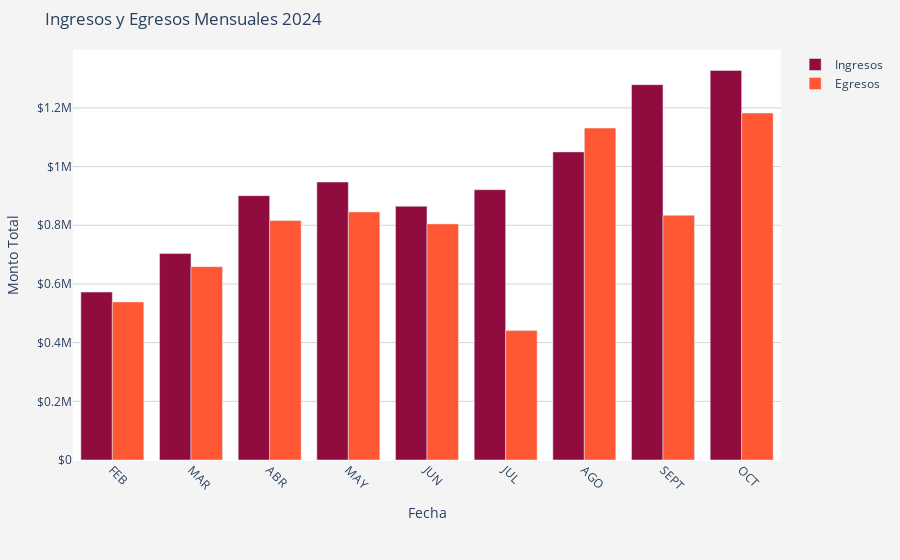

The cell this chart's notebook holds for it:
### Markdown cell above
Pantallazo de ingresos y egresos mensuales del anio

### Code cell
# Crear el DataFrame 'totales_por_mes' con las columnas correspondientes
x = ingresos_egresos_v

# Definir las trazas (traces) para los ingresos y egresos
trace1 = {
    'x': x['FECHA'],  # Usamos la columna 'FECHA' para el eje X
    'y': ingresos_egresos_v['INGRESOS'],
    'name': 'Ingresos',
    'type': 'bar',
    'marker': {'color': '#900C3F'}  # Color para los ingresos
}

trace2 = {
    'x': x['FECHA'],  # Usamos la columna 'FECHA' para el eje X
    'y': ingresos_egresos_v['EGRESOS'],
    'name': 'Egresos',
    'type': 'bar',
    'marker': {'color': '#FF5733'}  # Color para los egresos
}

# Lista de trazas
data = [trace1, trace2]

# Layout del gráfico
layout = {
    'xaxis': {
        'title': 'Fecha',  # Título para el eje X
        'tickangle': 45,  # Rotar las etiquetas del eje X para una mejor visualización
        'tickmode': 'array',  # Asegura que las fechas se muestren de manera ordenada
    },
    'yaxis': {
        'title': 'Monto Total',  # Título para el eje Y
        'tickprefix': '$',  # Añadir el símbolo de moneda
        'showgrid': True,  # Mostrar las líneas de la rejilla en el fondo
        'gridcolor': 'lightgrey'  # Color de las líneas de la rejilla
    },
    'barmode': 'group',  # Agrupar las barras para cada mes
    'title': 'Ingresos y Egresos Mensuales 2024',  # Título principal del gráfico
    'plot_bgcolor': 'white',  # Color de fondo del gráfico
    'paper_bgcolor': '#f4f4f4',  # Color de fondo exterior del gráfico
    'margin': {'l': 50, 'r': 50, 't': 50, 'b': 100},  # Ajuste de márgenes
    'hovermode': 'x unified',  # Mostrar la información en el hover de manera unificada
}

# Crear la figura
fig = go.Figure(data=data, layout=layout)

# Mostrar el gráfico
fig.show()
pio.write_html(fig, 'Ingresos_y_Egresos_v.html', auto_open=True)

### Figure 1 — Plotly figure (JSON) as saved in the notebook; plotly's stock layout.template omitted (floating-point values rounded to 4 significant figures)
{"data": [{"marker": {"color": "#900C3F"}, "name": "Ingresos", "type": "bar", "x": ["FEB", "MAR", "ABR", "MAY", "JUN", "JUL", "AGO", "SEPT", "OCT"], "y": [572400, 704000, 900900, 947300, 864650, 921200, 1049950, 1279200, 1327450]}, {"marker": {"color": "#FF5733"}, "name": "Egresos", "type": "bar", "x": ["FEB", "MAR", "ABR", "MAY", "JUN", "JUL", "AGO", "SEPT", "OCT"], "y": [538700, 658900, 816070, 845340, 804700, 441097, 1131217, 833882, 1182500]}], "layout": {"barmode": "group", "hovermode": "x unified", "margin": {"b": 100, "l": 50, "r": 50, "t": 50}, "paper_bgcolor": "#f4f4f4", "plot_bgcolor": "white", "title": {"text": "Ingresos y Egresos Mensuales 2024"}, "xaxis": {"tickangle": 45, "tickmode": "array", "title": {"text": "Fecha"}}, "yaxis": {"gridcolor": "lightgrey", "showgrid": true, "tickprefix": "$", "title": {"text": "Monto Total"}}}}
